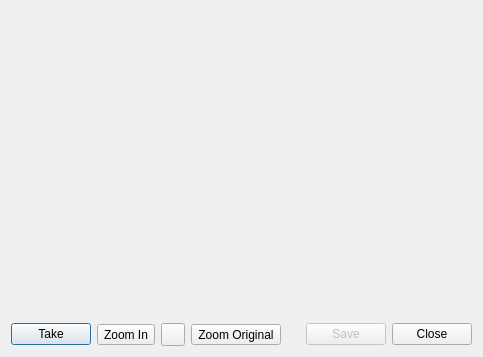
<ui version="4.0" >
 <class>SnapshotDialog</class>
 <widget class="QDialog" name="SnapshotDialog" >
  <property name="geometry" >
   <rect>
    <x>0</x>
    <y>0</y>
    <width>483</width>
    <height>357</height>
   </rect>
  </property>
  <property name="windowTitle" >
   <string>Take Snapshot</string>
  </property>
  <layout class="QVBoxLayout" name="verticalLayout" >
   <item>
    <widget class="ImageViewer" name="viewer" >
     <property name="sizePolicy" >
      <sizepolicy vsizetype="Expanding" hsizetype="Expanding" >
       <horstretch>0</horstretch>
       <verstretch>0</verstretch>
      </sizepolicy>
     </property>
    </widget>
   </item>
   <item>
    <layout class="QHBoxLayout" name="horizontalLayout_2" >
     <item>
      <widget class="QPushButton" name="take" >
       <property name="text" >
        <string>Take</string>
       </property>
      </widget>
     </item>
     <item>
      <widget class="QToolButton" name="zoomOut" >
       <property name="toolTip" >
        <string>Zoom Out</string>
       </property>
       <property name="text" >
        <string>Zoom In</string>
       </property>
       <property name="icon" >
        <iconset resource="../rsclist.qrc" >
         <normaloff>:/img/zoom-out.png</normaloff>:/img/zoom-out.png</iconset>
       </property>
      </widget>
     </item>
     <item>
      <widget class="QToolButton" name="zoomIn" >
       <property name="toolTip" >
        <string>Zoom In</string>
       </property>
       <property name="icon" >
        <iconset resource="../rsclist.qrc" >
         <normaloff>:/img/zoom-in.png</normaloff>:/img/zoom-in.png</iconset>
       </property>
      </widget>
     </item>
     <item>
      <widget class="QToolButton" name="original" >
       <property name="toolTip" >
        <string>View Original Size</string>
       </property>
       <property name="text" >
        <string>Zoom Original</string>
       </property>
       <property name="icon" >
        <iconset resource="../rsclist.qrc" >
         <normaloff>:/img/zoom-original.png</normaloff>:/img/zoom-original.png</iconset>
       </property>
      </widget>
     </item>
     <item>
      <spacer name="horizontalSpacer_2" >
       <property name="orientation" >
        <enum>Qt::Horizontal</enum>
       </property>
       <property name="sizeHint" stdset="0" >
        <size>
         <width>234</width>
         <height>13</height>
        </size>
       </property>
      </spacer>
     </item>
     <item>
      <widget class="QPushButton" name="save" >
       <property name="enabled" >
        <bool>false</bool>
       </property>
       <property name="text" >
        <string>Save</string>
       </property>
      </widget>
     </item>
     <item>
      <widget class="QPushButton" name="Close" >
       <property name="text" >
        <string>Close</string>
       </property>
      </widget>
     </item>
    </layout>
   </item>
  </layout>
 </widget>
 <customwidgets>
  <customwidget>
   <class>ImageViewer</class>
   <extends>QFrame</extends>
   <header>snapshotdialog.h</header>
   <container>1</container>
  </customwidget>
 </customwidgets>
 <resources>
  <include location="../rsclist.qrc" />
 </resources>
 <connections>
  <connection>
   <sender>Close</sender>
   <signal>clicked()</signal>
   <receiver>SnapshotDialog</receiver>
   <slot>accept()</slot>
   <hints>
    <hint type="sourcelabel" >
     <x>450</x>
     <y>344</y>
    </hint>
    <hint type="destinationlabel" >
     <x>270</x>
     <y>331</y>
    </hint>
   </hints>
  </connection>
 </connections>
</ui>
